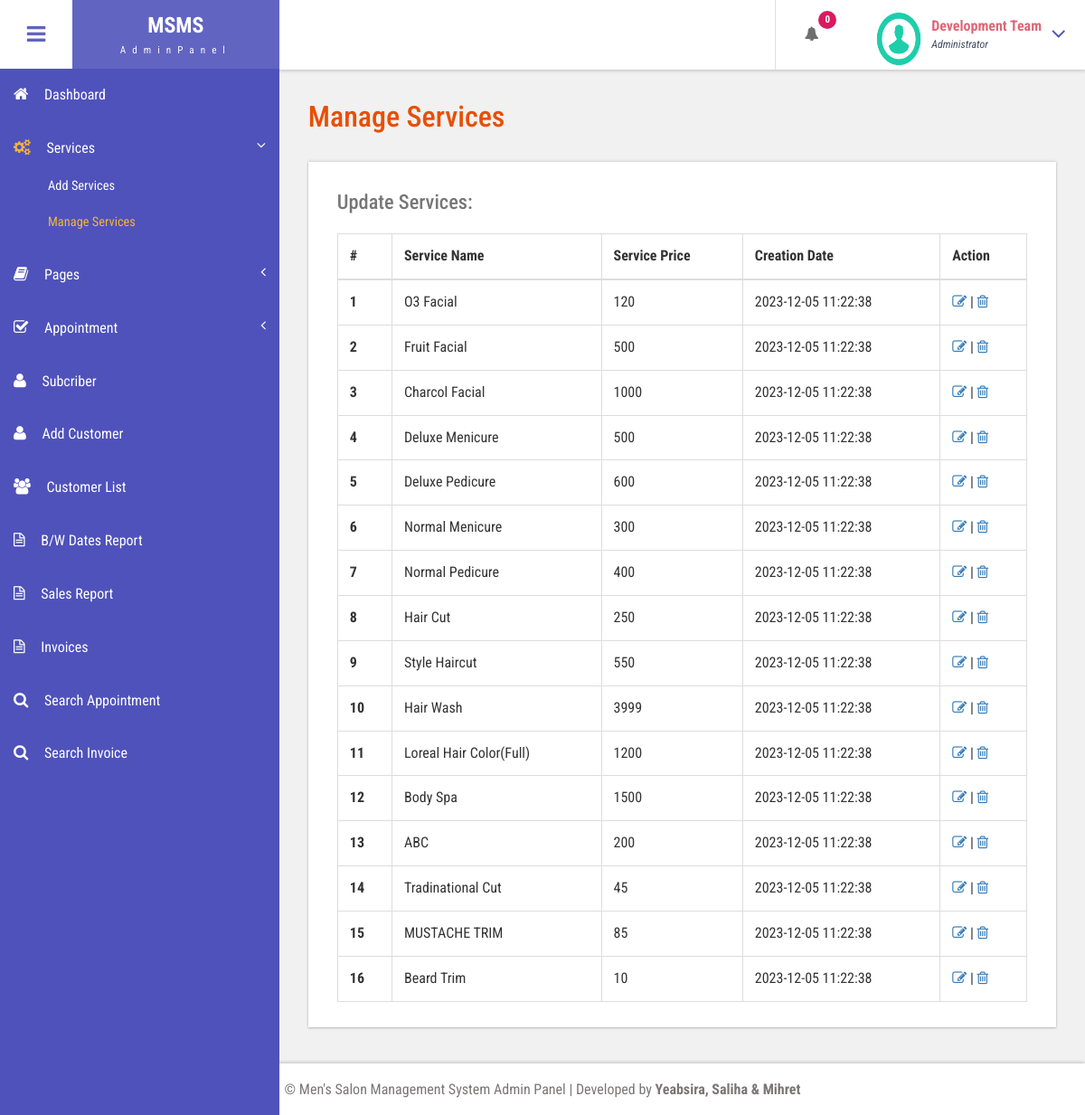
The page /msms/admin/manage-services.php (signed in) on the database its author committed.
### tables this page shows
CREATE TABLE `tblservices` (
  `ID` int(10) NOT NULL,
  `ServiceName` varchar(200) DEFAULT NULL,
  `Description` mediumtext DEFAULT NULL,
  `Cost` int(10) DEFAULT NULL,
  `CreationDate` timestamp NULL DEFAULT current_timestamp()
);

### msms/admin/manage-services.php (the view, shortened to what this page needs)
<?php
include('includes/dbconnection.php');
if (strlen($_SESSION['bpmsaid']==0)) {
  header('location:logout.php');
  } else{
  ?>
<!DOCTYPE HTML>
<html>
<head>
<link href="css/bootstrap.css" rel='stylesheet' type='text/css' />
<link href="css/style.css" rel='stylesheet' type='text/css' />
<link href="css/font-awesome.css" rel="stylesheet">
<link href="css/animate.css" rel="stylesheet" type="text/css" media="all">
<link href="css/custom.css" rel="stylesheet">
</head>
<body class="cbp-spmenu-push">
	<div class="main-content">
		 <?php include_once('includes/sidebar.php');?>
		 <?php include_once('includes/header.php');?>
		<div id="page-wrapper">
			<div class="main-page">
				<div class="tables">
					<h3 class="title1">Manage Services</h3>
					<div class="table-responsive bs-example widget-shadow">
						<h4>Update Services:</h4>
						<table class="table table-bordered"> <thead> <tr> <th>#</th> <th>Service Name</th> <th>Service Price</th> <th>Creation Date</th><th>Action</th> </tr> </thead> <tbody>
<?php
$ret=mysqli_query($con,"select *from  tblservices");
$cnt=1;
while ($row=mysqli_fetch_array($ret)) {
?>
						 <tr> <th scope="row"><?php echo $cnt;?></th> <td><?php  echo $row['ServiceName'];?></td> <td><?php  echo $row['Cost'];?></td><td><?php  echo $row['CreationDate'];?></td> <td><a href="edit-services.php?editid=<?php echo $row['ID'];?>"><i class="fa fa-edit"></i></a> |
<a href="manage-services.php?action=delete&&id=<?php echo $row['ID'];?>"><i class="fa fa-trash-o" aria-hidden="true"></i></a>
						 	</td> </tr>   <?php
$cnt=$cnt+1;
}?></tbody> </table>
					</div>
				</div>
			</div>
		</div>
		 <?php include_once('includes/footer.php');?>
	</div>
</body>
</html>
<?php }  ?>

### msms/admin/includes/header.php (shortened to what this page needs)
<div class="sticky-header header-section ">
      <div class="header-left">
        <button id="showLeftPush"><i class="fa fa-bars"></i></button>
        <div class="logo">
          <a href="index.html">
            <h1>MSMS</h1>
            <span>AdminPanel</span>
          </a>
        </div>
      </div>
      <div class="header-right">
        <div class="profile_details_left">
          <ul class="nofitications-dropdown">
            <?php
$ret1=mysqli_query($con,"select ID,Name from  tblappointment where Status=''");
$num=mysqli_num_rows($ret1);
?>
            <li class="dropdown head-dpdn">
              <a href="#" class="dropdown-toggle" data-toggle="dropdown" aria-expanded="false"><i class="fa fa-bell"></i><span class="badge blue"><?php echo $num;?></span></a>
            </li>
          </ul>
          <div class="clearfix"> </div>
        </div>
        <div class="profile_details">
        <?php
$adid=$_SESSION['bpmsaid'];
$ret=mysqli_query($con,"select AdminName from tbladmin where ID='$adid'");
$row=mysqli_fetch_array($ret);
$name=$row['AdminName'];
?>
          <ul>
            <li class="dropdown profile_details_drop">
              <a href="#" class="dropdown-toggle" data-toggle="dropdown" aria-expanded="false">
                <div class="profile_img">
                  <span class="prfil-img"><img src="images/download (1).png" alt="" width="50" height="60"> </span>
                  <div class="user-name">
                    <p><?php echo $name; ?></p>
                    <span>Administrator</span>
                  </div>
                  <i class="fa fa-angle-down lnr"></i>
                  <div class="clearfix"></div>
                </div>
              </a>
            </li>
          </ul>
        </div>
        <div class="clearfix"> </div>
      </div>
      <div class="clearfix"> </div>
    </div>

### msms/admin/css/style.css (style rules this page uses)
h4, h5, h6, h1, h2, h3 { margin: 0; }
ul, ol { margin: 0; }
p { margin: 0; }
html, body { font-family: 'Roboto Condensed', sans-serif; font-size: 100%; overflow-x: hidden; background: #fff; }
body a { transition: 0.5s all ease; -webkit-transition: 0.5s all ease; -moz-transition: 0.5s all ease; -o-transition: 0.5s all ease; -ms-transition: 0.5s all ease; text-decoration:none; }
h1,h2,h3,h4,h5,h6 { margin:0; }
p { margin:0; }
ul,label { margin:0; padding:0; }
.main-content { position: relative; }
.sticky-header { position: fixed; top: 0; left:0px; width: 100%; z-index: 100; }
.header-section { background:#FFF; box-shadow: 1px 1px 4px rgba(0, 0, 0, 0.21); -webkit-box-shadow: 1px 1px 4px rgba(0, 0, 0, 0.21); -moz-box-shadow: 1px 1px 4px rgba(0, 0, 0, 0.21); -o-box-shadow: 1px 1px 4px rgba(0, 0, 0, 0.21); }
.header-section::after { clear: both; display: block; content: ''; }
.header-left { float: left; width: 45%; }
.header-right { float: right; }
button#showLeftPush { font-size: 1.5em; width: 80px; padding: 0.87em 0; text-align: center; cursor: pointer; float: left; color: #6F6F6F; -moz-transition: all 0.2s ease-out 0s; -webkit-transition: all 0.2s ease-out 0s; transition: all 0.2s ease-out 0s; border: none; background-color: #fff; outline:none; }
.cbp-spmenu-push { overflow-x: hidden; position: relative; }
.cbp-spmenu, .cbp-spmenu-push { -webkit-transition: all 0.3s ease; -moz-transition: all 0.3s ease; transition: all 0.3s ease; }
.cbp-spmenu-push div#page-wrapper { margin: 0 0 0 19.3em; transition:.5s all; -webkit-transition:.5s all; -moz-transition:.5s all; }
.fa { display: inline-block; font-family: FontAwesome; font-style: normal; font-weight: normal; line-height: 1; -webkit-font-smoothing: antialiased; -moz-osx-font-smoothing: grayscale; }
.logo { background: #6164C1; text-align: center; float: left; }
.logo a { padding: 0.9em 3.3em .7em; display: block; text-decoration: none; }
.logo a h1 { color: #fff; font-size: 1.5em; line-height: 1.2em; font-weight: 700; }
.logo a span { color: #F8F8F8; font-size: .7em; text-align: center; letter-spacing: 7px; }
.profile_details_left { float: left; }
li.dropdown.head-dpdn { display: inline-block; padding: 1.7em 0; border-left: 1px solid #E0E0E0; float: left; }
li.dropdown.head-dpdn a.dropdown-toggle { padding: 1.7em 2em; }
i.fa.fa-bell { color:#6F6F6F; }
.header-right span.badge { font-size: 11px; font-weight: bold; color: #FFF; background: #8BC34A; line-height: 15px; width: 20px; height: 20px; border-radius: 2em; -webkit-border-radius: 2em; -moz-border-radius: 2em; -o-border-radius: 2em; text-align: center; display: inline-block; position: absolute; top: 16%; padding: 2px 0 0; }
.header-right span.blue { background-color:#D81B60; }
.profile_details { float: right; }
.profile_details_drop a.dropdown-toggle { display:block; padding: 0.8em 3em 0 2em; }
.profile_img span.prfil-img { float:left; }
.user-name { float:left; margin-top:8px; margin-left:11px; height:35px; }
.profile_details ul li { list-style-type:none; position:relative; }
.profile_details li a i.fa.lnr { position: absolute; top: 34%; right: 8%; color: #4F52BA; font-size: 1.6em; }
.user-name p { font-size:1em; color:#DD6777; line-height:1em; font-weight:700; }
.user-name span { font-size: .75em; font-style: italic; color: #424f63; font-weight: normal; margin-top: .3em; }
.widget-shadow { background-color: #fff; box-shadow: 0 -1px 3px rgba(0,0,0,.12),0 1px 2px rgba(0,0,0,.24); -webkit-box-shadow: 0 -1px 3px rgba(0,0,0,.12),0 1px 2px rgba(0,0,0,.24); -moz-box-shadow: 0 -1px 3px rgba(0,0,0,.12),0 1px 2px rgba(0,0,0,.24); }
h3.title1 { font-size: 2em; color: #e94e02; margin-bottom: 0.8em; }
.table > thead > tr > th, .table > tbody > tr > th, .table > tfoot > tr > th, .table > thead > tr > td, .table > tbody > tr > td, .table > tfoot > tr > td { border-top: none; }
.tables h4 { font-size: 1.4em; margin-bottom: 1em; color: #777777; }
.tables .panel-body ,.tables .bs-example { padding: 2em 2em 0.5em; }
.tables .table > thead > tr > th, .tables .table > tbody > tr > th, .tables .table > tfoot > tr > th, .tables .table > thead > tr > td, .tables .table > tbody > tr > td, .tables .table > tfoot > tr > td { padding: 13px; border-top: 1px solid #E0E0E0; }
.bs-example { margin-top: 2em; }

### msms/admin/css/custom.css (style rules this page uses)
#page-wrapper { padding:7em 2em 2.5em; background-color: #F1F1F1; }

### rows shown on the page
tblservices: ServiceName "O3 Facial", Cost "120", CreationDate "2023-12-05 11:22:38"
tblservices: ServiceName "Fruit Facial", Cost "500", CreationDate "2023-12-05 11:22:38"
tblservices: ServiceName "Charcol Facial", Cost "1000", CreationDate "2023-12-05 11:22:38"
tblservices: ServiceName "Deluxe Menicure", Cost "500", CreationDate "2023-12-05 11:22:38"
tblservices: ServiceName "Deluxe Pedicure", Cost "600", CreationDate "2023-12-05 11:22:38"
tblservices: ServiceName "Normal Menicure", Cost "300", CreationDate "2023-12-05 11:22:38"
tblservices: ServiceName "Normal Pedicure", Cost "400", CreationDate "2023-12-05 11:22:38"
tblservices: ServiceName "Hair Cut", Cost "250", CreationDate "2023-12-05 11:22:38"
tblservices: ServiceName "Style Haircut", Cost "550", CreationDate "2023-12-05 11:22:38"
tblservices: ServiceName "Hair Wash", Cost "3999", CreationDate "2023-12-05 11:22:38"
tblservices: ServiceName "Loreal Hair Color(Full)", Cost "1200", CreationDate "2023-12-05 11:22:38"
tblservices: ServiceName "Body Spa", Cost "1500", CreationDate "2023-12-05 11:22:38"
tblservices: ServiceName "ABC", Cost "200", CreationDate "2023-12-05 11:22:38"
tblservices: ServiceName "Tradinational Cut", Cost "45", CreationDate "2023-12-05 11:22:38"
tblservices: ServiceName "MUSTACHE TRIM", Cost "85", CreationDate "2023-12-05 11:22:38"
tblservices: ServiceName "Beard Trim", Cost "10", CreationDate "2023-12-05 11:22:38"

### other values the page prints
$num "0"
$name "Development Team"
